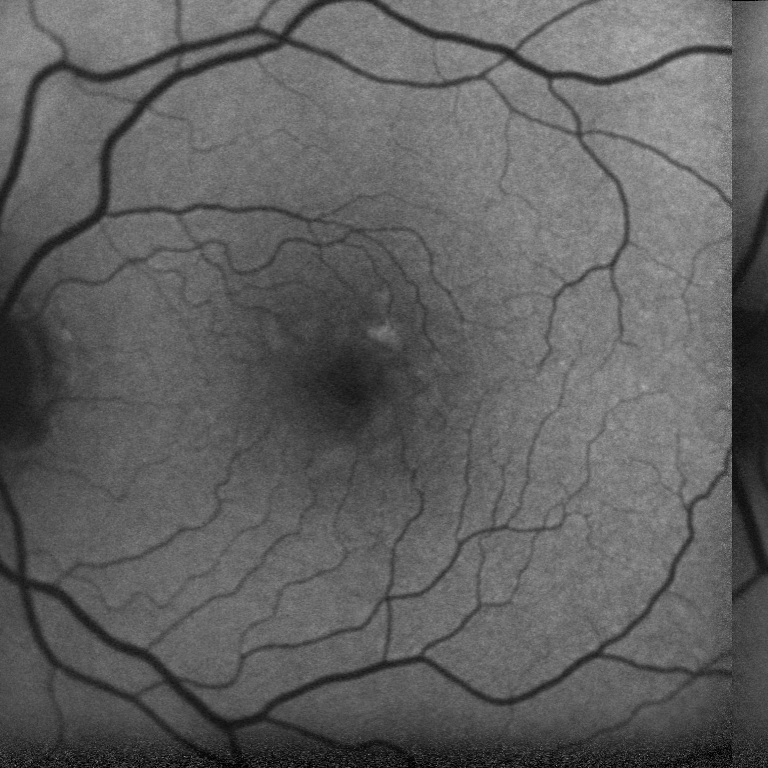
%> input picture Test Set/BARR OD 1.tif, 768 x 768 px
$ octave --eval "result = detect_vessels(imread('../Test Set/BARR OD 1.tif'));"   (GNU Octave 9; MATLAB toolbox functions it lacks are replaced by stand-ins)
%> lines starting %> are read from the running program, lines starting %| are printed output that depends on the picture; in (x1, y1, x2, y2) boxes, pixels count from 0 and x2, y2 are one past the last pixel; in counts of white or black regions, pixels touching at a corner belong together; the program's own positions count from 1
function [BWout] = detect_vessels(I)

    height = size(I,1);
%> height = 768
    width = size(I,2);
%> width = 768

    %Run Gaussian filter
    Ifilt = imfilter(I, fspecial('gaussian', [5 5], 1.2), 'symmetric');

    %Bottom Hat Filter
    se = strel('square', round(width/50));
%> se = {Dimensionality 2}
    Ibot = imbothat(Ifilt, se);
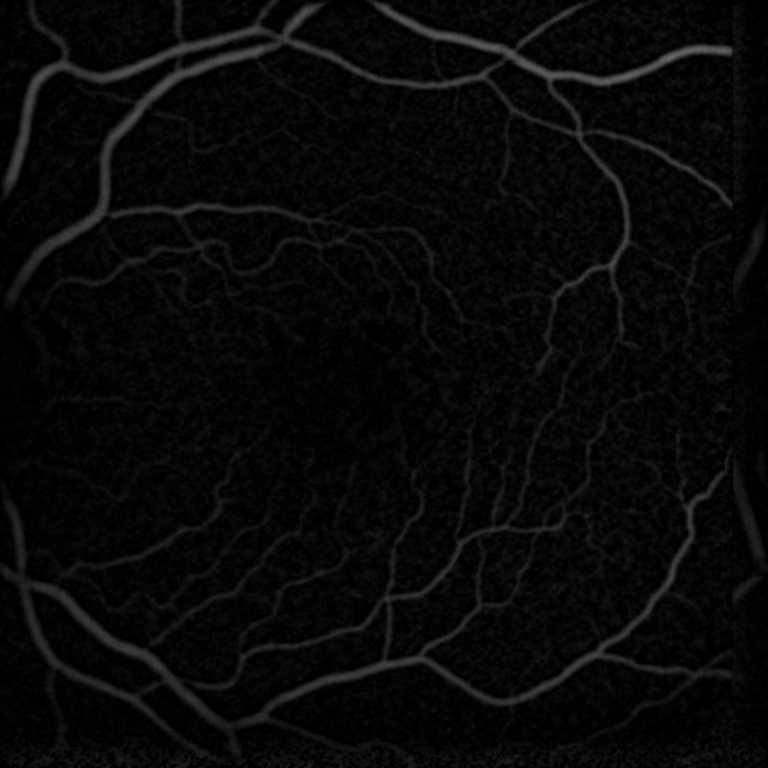
%> Ibot: size 768x768 uint8; min 0, max 104, mean 7.7

    %Threshold this badboy
    threshold = graythresh(Ibot);
%> threshold = 0.0902
    BWout = im2bw(Ibot, threshold*.75);
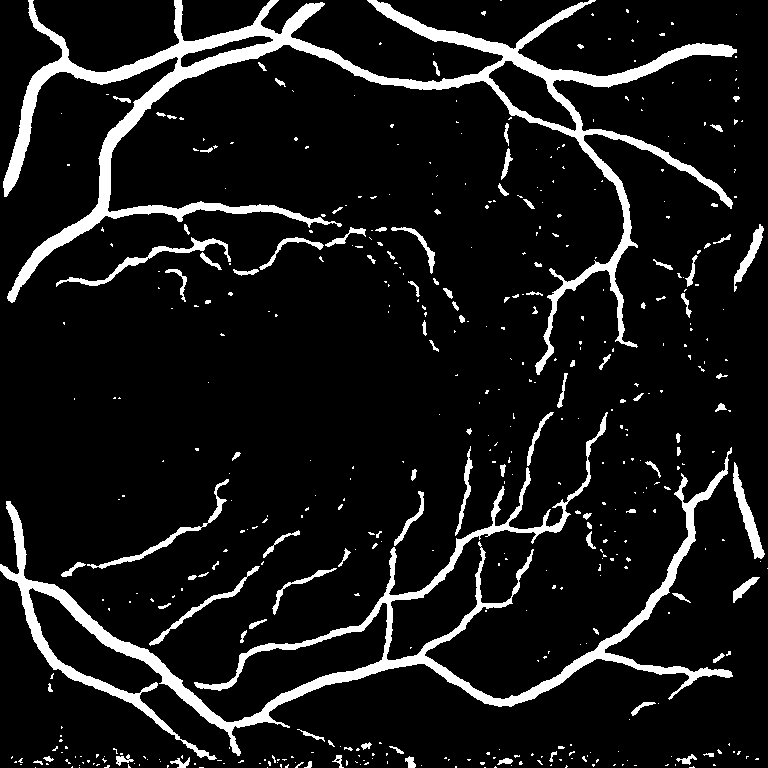
%> BWout: size 768x768 logical; 9.5% white; 485 white regions (380 under 20 px), largest, box (x1, y1, x2, y2) and area: (3, 0, 737, 375) 24681, (0, 412, 733, 760) 18655, (56, 237, 231, 287) 984

    %Get the skeleton of the image
    BWout = bwareaopen(BWout, 500);
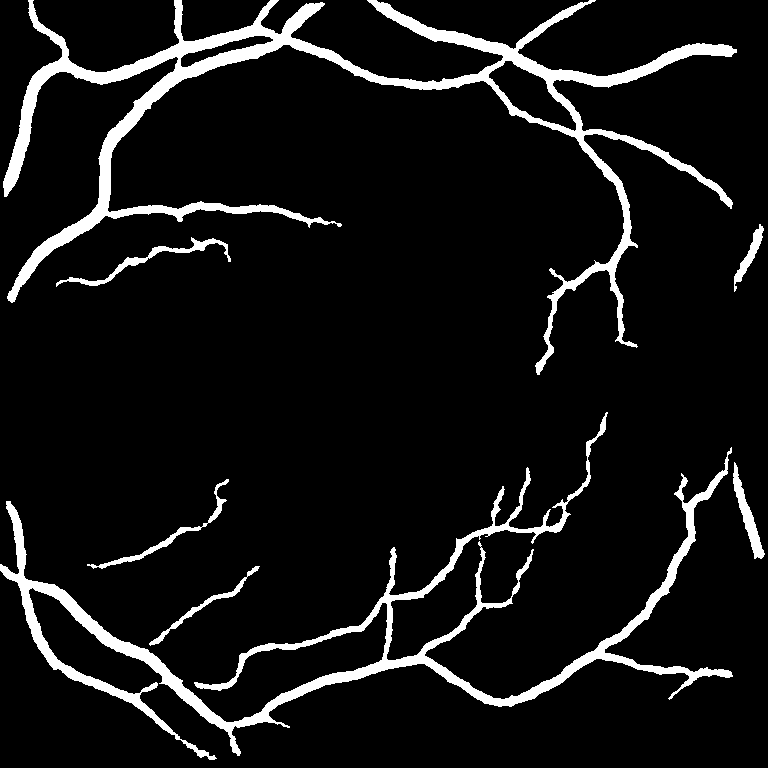
%> BWout: size 768x768 logical; 8% white; 7 white regions, largest, box (x1, y1, x2, y2) and area: (3, 0, 737, 375) 24681, (0, 412, 733, 760) 18655, (56, 237, 231, 287) 984
    BWout = imclose(BWout, strel('disk', round(width/500)));
%> BWout: size 768x768 logical; 8% white; 7 white regions, largest, box (x1, y1, x2, y2) and area: (3, 0, 737, 375) 24796, (0, 412, 733, 760) 18840, (56, 237, 231, 287) 992
    BWout = bwmorph(BWout, 'skel', Inf);
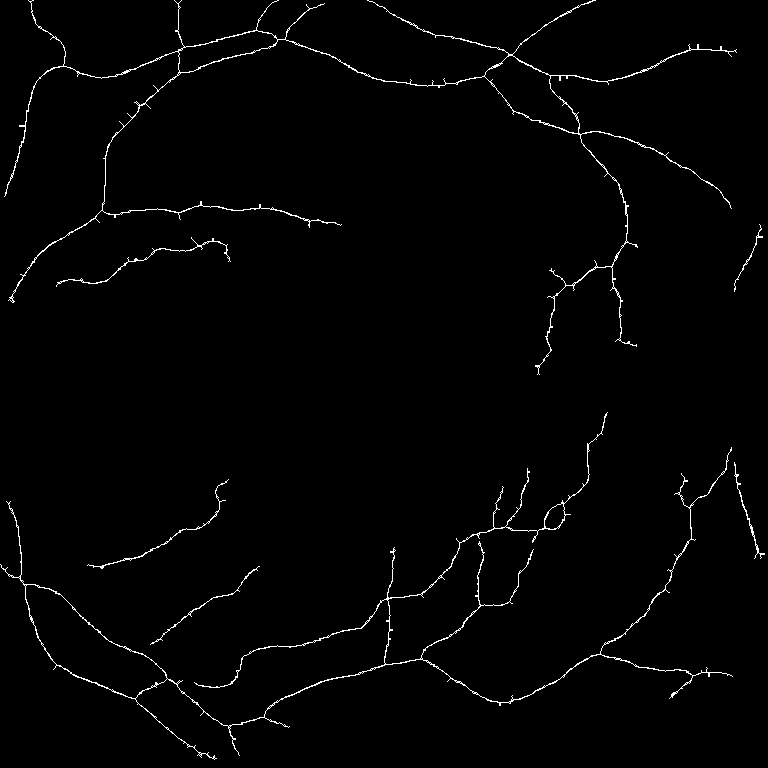
%> BWout: size 768x768 logical; 1.4% white in thin lines or dots
    BWout = bwmorph(BWout, 'bridge');
%> BWout: size 768x768 logical; 1.4% white in thin lines or dots
    BWout = bwmorph(BWout, 'spur', 20);
%> BWout: size 768x768 logical; 1.4% white in thin lines or dots
    BWout = bwmorph(BWout, 'clean');
    BWout = bwareaopen(BWout, 100);


end

$ run again, on Test Set/BARR OD 2.tif
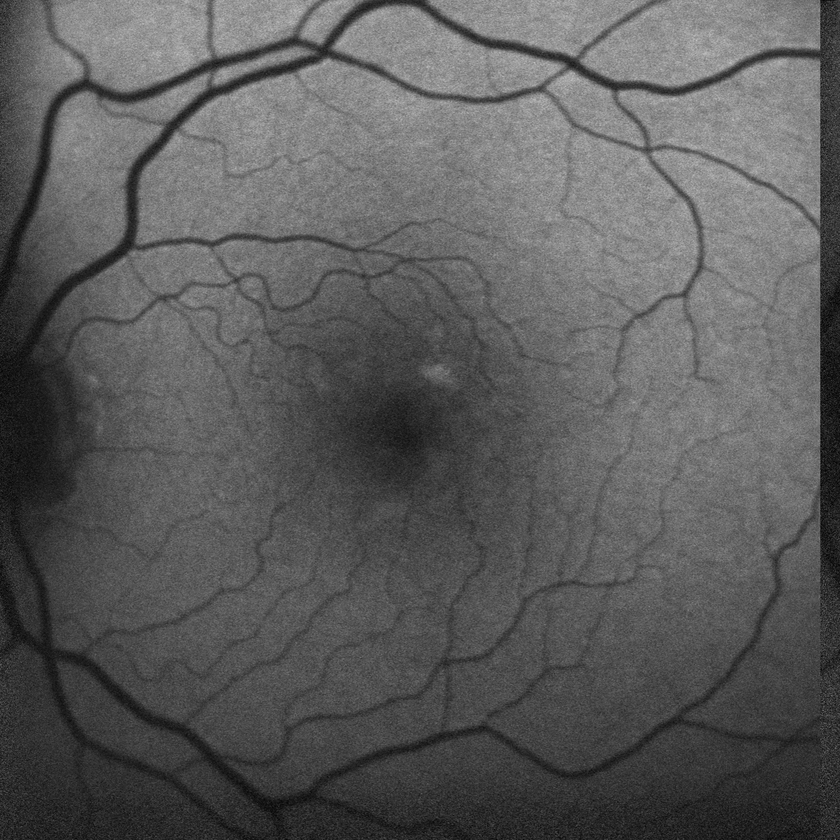
%> input picture Test Set/BARR OD 2.tif, 840 x 840 px, shrunk from 1536 x 1536 before the run
%> in detect_vessels, `Ibot = imbothat(Ifilt, se);`:
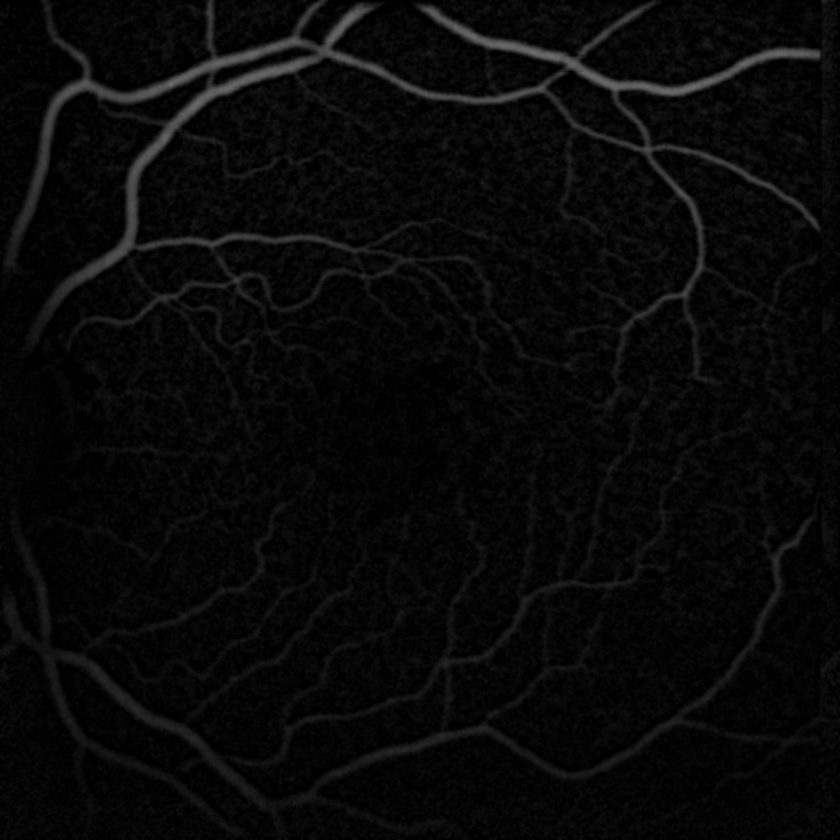
%> Ibot: size 840x840 uint8; min 0, max 109, mean 8.2
%> threshold = 0.129
%> in detect_vessels, `BWout = bwmorph(BWout, 'skel', Inf);`:
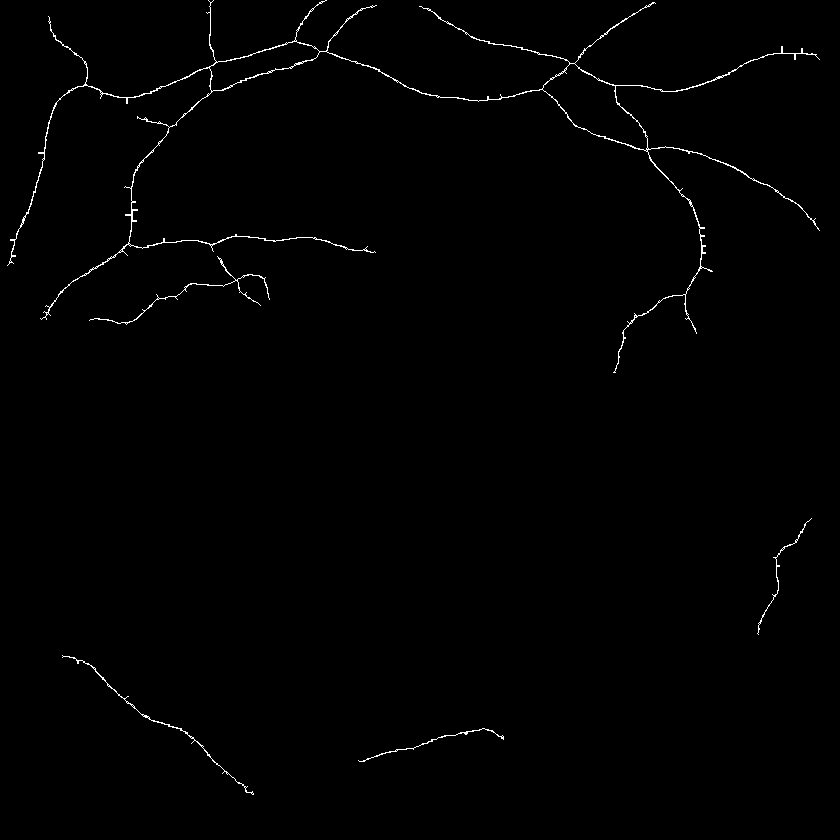
%> BWout: size 840x840 logical; 0.74% white in thin lines or dots

$ run again, on Test Set/BIGNALL OD 1.tif
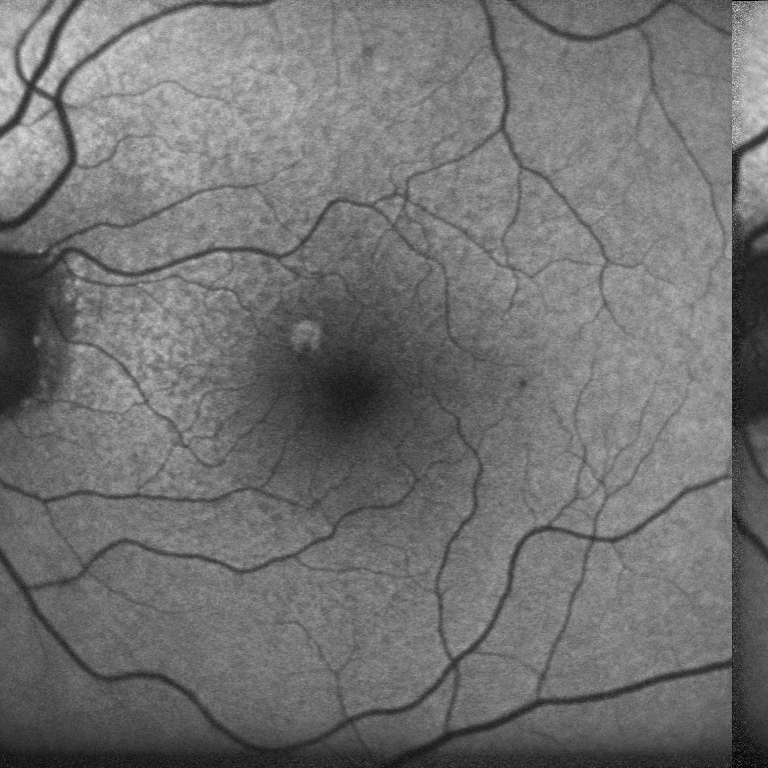
%> input picture Test Set/BIGNALL OD 1.tif, 768 x 768 px
%> threshold = 0.0863
%> in detect_vessels, `BWout = im2bw(Ibot, threshold*.75);`:
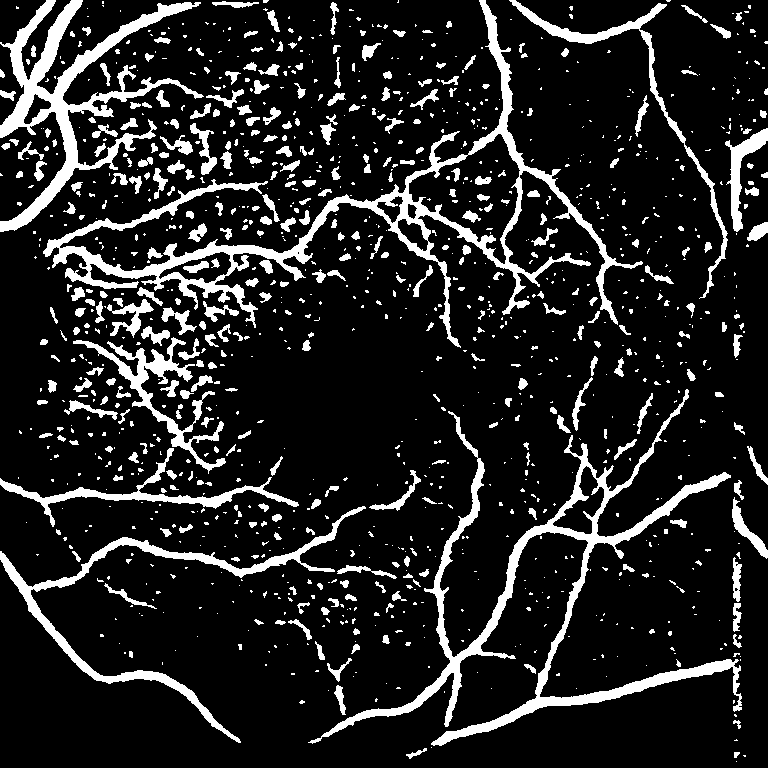
%> BWout: size 768x768 logical; 14% white; 1209 white regions (837 under 20 px), largest, box (x1, y1, x2, y2) and area: (43, 0, 643, 348) 15181, (308, 389, 742, 746) 12963, (0, 0, 204, 232) 9355
%> in detect_vessels, `BWout = bwareaopen(BWout, 100);`:
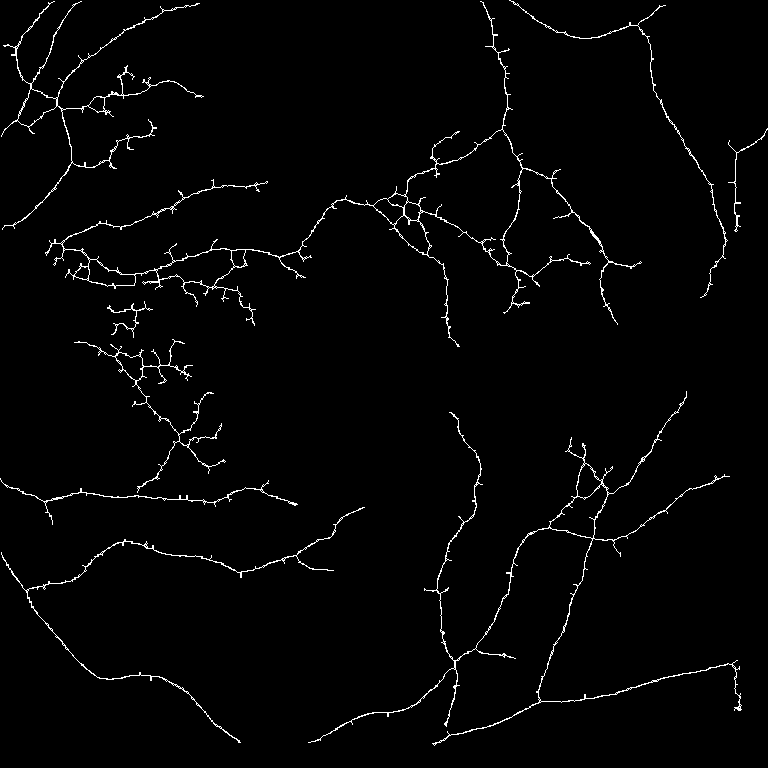
%> BWout: size 768x768 logical; 1.9% white in thin lines or dots
